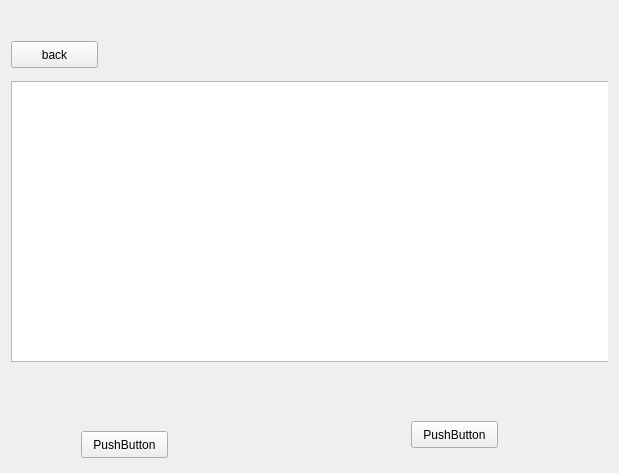
<?xml version="1.0" encoding="UTF-8"?>
<ui version="4.0">
 <class>Form</class>
 <widget class="QWidget" name="Form">
  <property name="geometry">
   <rect>
    <x>0</x>
    <y>0</y>
    <width>619</width>
    <height>473</height>
   </rect>
  </property>
  <property name="windowTitle">
   <string>Form</string>
  </property>
  <layout class="QVBoxLayout" name="verticalLayout">
   <item>
    <widget class="QStackedWidget" name="stackedWidget">
     <property name="currentIndex">
      <number>1</number>
     </property>
     <widget class="QWidget" name="page">
      <layout class="QHBoxLayout" name="horizontalLayout">
       <item>
        <widget class="AllJobsQListWidget" name="listWidget"/>
       </item>
      </layout>
     </widget>
     <widget class="QWidget" name="page_2">
      <widget class="BackQPushButton" name="backPushButton">
       <property name="geometry">
        <rect>
         <x>0</x>
         <y>30</y>
         <width>87</width>
         <height>27</height>
        </rect>
       </property>
       <property name="text">
        <string>back</string>
       </property>
      </widget>
      <widget class="QPushButton" name="pushButton_2">
       <property name="geometry">
        <rect>
         <x>400</x>
         <y>410</y>
         <width>87</width>
         <height>27</height>
        </rect>
       </property>
       <property name="text">
        <string>PushButton</string>
       </property>
      </widget>
      <widget class="JobContentQListWidget" name="listWidget_2">
       <property name="geometry">
        <rect>
         <x>0</x>
         <y>70</y>
         <width>601</width>
         <height>281</height>
        </rect>
       </property>
      </widget>
      <widget class="QPushButton" name="pushButton">
       <property name="geometry">
        <rect>
         <x>70</x>
         <y>420</y>
         <width>87</width>
         <height>27</height>
        </rect>
       </property>
       <property name="text">
        <string>PushButton</string>
       </property>
      </widget>
     </widget>
    </widget>
   </item>
  </layout>
 </widget>
 <customwidgets>
  <customwidget>
   <class>BackQPushButton</class>
   <extends>QPushButton</extends>
   <header>button.h</header>
  </customwidget>
  <customwidget>
   <class>JobContentQListWidget</class>
   <extends>QListWidget</extends>
   <header>jobs_qlist_widget.h</header>
  </customwidget>
  <customwidget>
   <class>AllJobsQListWidget</class>
   <extends>QListWidget</extends>
   <header>jobs_qlist_widget.h</header>
  </customwidget>
 </customwidgets>
 <resources/>
 <connections/>
</ui>
